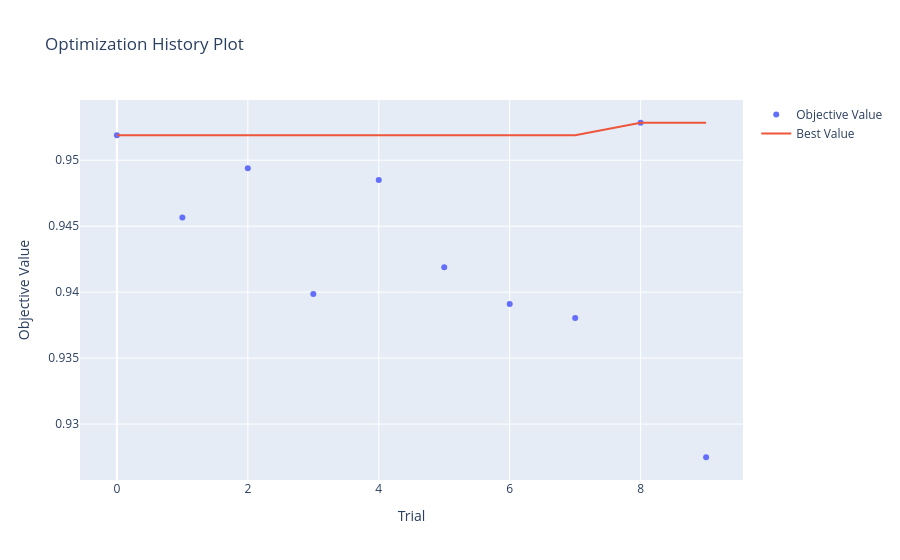
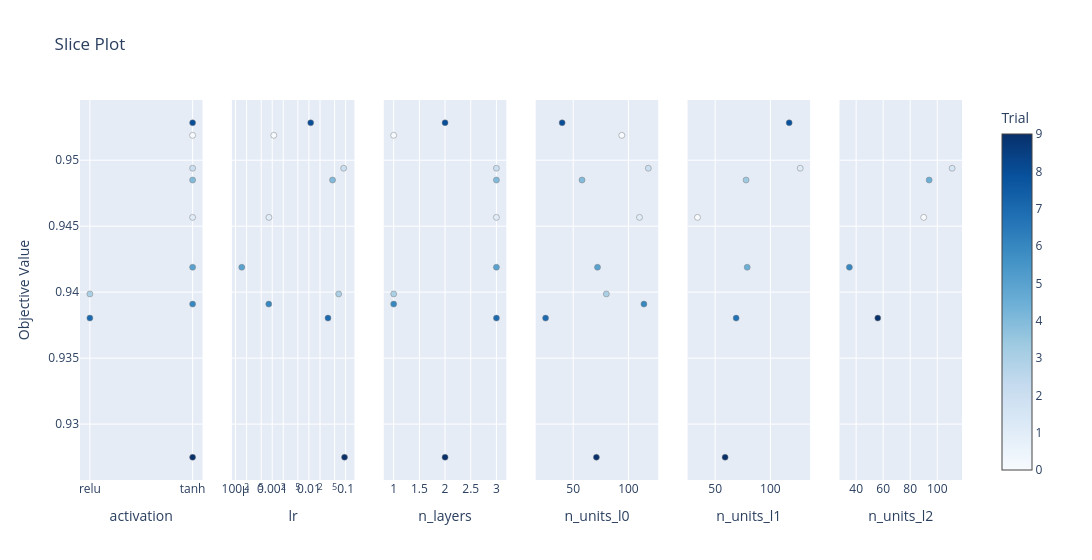

The notebook cell these images were saved under, in order:
### Code cell
#fazer pip install nbformat

# Gráfico com o histórico da otimização
fig1 = optuna.visualization.plot_optimization_history(study)
fig1.show()

# Gráfico detalhando o impacto de cada hiperparâmetro
fig2 = optuna.visualization.plot_slice(study)
fig2.show()

### Figure 1 — Plotly figure (JSON) as saved in the notebook; plotly's stock layout.template omitted (floating-point values rounded to 4 significant figures)
{"data": [{"mode": "markers", "name": "Objective Value", "type": "scatter", "x": [0, 1, 2, 3, 4, 5, 6, 7, 8, 9], "y": [0.9519, 0.9457, 0.9494, 0.9399, 0.9485, 0.9419, 0.9391, 0.938, 0.9528, 0.9275]}, {"mode": "lines", "name": "Best Value", "type": "scatter", "x": [0, 1, 2, 3, 4, 5, 6, 7, 8, 9], "y": [0.9519, 0.9519, 0.9519, 0.9519, 0.9519, 0.9519, 0.9519, 0.9519, 0.9528, 0.9528]}, {"marker": {"color": "#cccccc"}, "mode": "markers", "name": "Infeasible Trial", "showlegend": false, "type": "scatter", "x": [], "y": []}], "layout": {"title": {"text": "Optimization History Plot"}, "xaxis": {"title": {"text": "Trial"}}, "yaxis": {"title": {"text": "Objective Value"}}}}

### Figure 2 — Plotly figure (JSON) as saved in the notebook; plotly's stock layout.template omitted (floating-point values rounded to 4 significant figures)
{"data": [{"marker": {"color": [0, 1, 2, 3, 4, 5, 6, 7, 8, 9], "colorbar": {"title": {"text": "Trial"}, "x": 1, "xpad": 40}, "colorscale": [[0, "rgb(247,251,255)"], [0.125, "rgb(222,235,247)"], [0.25, "rgb(198,219,239)"], [0.375, "rgb(158,202,225)"], [0.5, "rgb(107,174,214)"], [0.625, "rgb(66,146,198)"], [0.75, "rgb(33,113,181)"], [0.875, "rgb(8,81,156)"], [1, "rgb(8,48,107)"]], "line": {"color": "Grey", "width": 0.5}, "showscale": true}, "mode": "markers", "name": "Feasible Trial", "showlegend": false, "type": "scatter", "x": ["tanh", "tanh", "tanh", "relu", "tanh", "tanh", "tanh", "relu", "tanh", "tanh"], "xaxis": "x", "y": [0.9519, 0.9457, 0.9494, 0.9399, 0.9485, 0.9419, 0.9391, 0.938, 0.9528, 0.9275], "yaxis": "y"}, {"marker": {"color": [0, 1, 2, 3, 4, 5, 6, 7, 8, 9], "colorbar": {"title": {"text": "Trial"}, "x": 1, "xpad": 40}, "colorscale": [[0, "rgb(247,251,255)"], [0.125, "rgb(222,235,247)"], [0.25, "rgb(198,219,239)"], [0.375, "rgb(158,202,225)"], [0.5, "rgb(107,174,214)"], [0.625, "rgb(66,146,198)"], [0.75, "rgb(33,113,181)"], [0.875, "rgb(8,81,156)"], [1, "rgb(8,48,107)"]], "line": {"color": "Grey", "width": 0.5}, "showscale": false}, "mode": "markers", "name": "Feasible Trial", "showlegend": false, "type": "scatter", "x": [0.001102, 0.0008133, 0.08837, 0.06465, 0.04397, 0.0001479, 0.0008045, 0.03299, 0.01116, 0.09321], "xaxis": "x2", "y": [0.9519, 0.9457, 0.9494, 0.9399, 0.9485, 0.9419, 0.9391, 0.938, 0.9528, 0.9275], "yaxis": "y2"}, {"marker": {"color": [0, 1, 2, 3, 4, 5, 6, 7, 8, 9], "colorbar": {"title": {"text": "Trial"}, "x": 1, "xpad": 40}, "colorscale": [[0, "rgb(247,251,255)"], [0.125, "rgb(222,235,247)"], [0.25, "rgb(198,219,239)"], [0.375, "rgb(158,202,225)"], [0.5, "rgb(107,174,214)"], [0.625, "rgb(66,146,198)"], [0.75, "rgb(33,113,181)"], [0.875, "rgb(8,81,156)"], [1, "rgb(8,48,107)"]], "line": {"color": "Grey", "width": 0.5}, "showscale": false}, "mode": "markers", "name": "Feasible Trial", "showlegend": false, "type": "scatter", "x": [1, 3, 3, 1, 3, 3, 1, 3, 2, 2], "xaxis": "x3", "y": [0.9519, 0.9457, 0.9494, 0.9399, 0.9485, 0.9419, 0.9391, 0.938, 0.9528, 0.9275], "yaxis": "y3"}, {"marker": {"color": [0, 1, 2, 3, 4, 5, 6, 7, 8, 9], "colorbar": {"title": {"text": "Trial"}, "x": 1, "xpad": 40}, "colorscale": [[0, "rgb(247,251,255)"], [0.125, "rgb(222,235,247)"], [0.25, "rgb(198,219,239)"], [0.375, "rgb(158,202,225)"], [0.5, "rgb(107,174,214)"], [0.625, "rgb(66,146,198)"], [0.75, "rgb(33,113,181)"], [0.875, "rgb(8,81,156)"], [1, "rgb(8,48,107)"]], "line": {"color": "Grey", "width": 0.5}, "showscale": false}, "mode": "markers", "name": "Feasible Trial", "showlegend": false, "type": "scatter", "x": [94, 110, 118, 80, 58, 72, 114, 25, 40, 71], "xaxis": "x4", "y": [0.9519, 0.9457, 0.9494, 0.9399, 0.9485, 0.9419, 0.9391, 0.938, 0.9528, 0.9275], "yaxis": "y4"}, {"marker": {"color": [1, 2, 4, 5, 7, 8, 9], "colorbar": {"title": {"text": "Trial"}, "x": 1, "xpad": 40}, "colorscale": [[0, "rgb(247,251,255)"], [0.125, "rgb(222,235,247)"], [0.25, "rgb(198,219,239)"], [0.375, "rgb(158,202,225)"], [0.5, "rgb(107,174,214)"], [0.625, "rgb(66,146,198)"], [0.75, "rgb(33,113,181)"], [0.875, "rgb(8,81,156)"], [1, "rgb(8,48,107)"]], "line": {"color": "Grey", "width": 0.5}, "showscale": false}, "mode": "markers", "name": "Feasible Trial", "showlegend": false, "type": "scatter", "x": [34, 127, 78, 79, 69, 117, 59], "xaxis": "x5", "y": [0.9457, 0.9494, 0.9485, 0.9419, 0.938, 0.9528, 0.9275], "yaxis": "y5"}, {"marker": {"color": [1, 2, 4, 5, 7], "colorbar": {"title": {"text": "Trial"}, "x": 1, "xpad": 40}, "colorscale": [[0, "rgb(247,251,255)"], [0.125, "rgb(222,235,247)"], [0.25, "rgb(198,219,239)"], [0.375, "rgb(158,202,225)"], [0.5, "rgb(107,174,214)"], [0.625, "rgb(66,146,198)"], [0.75, "rgb(33,113,181)"], [0.875, "rgb(8,81,156)"], [1, "rgb(8,48,107)"]], "line": {"color": "Grey", "width": 0.5}, "showscale": false}, "mode": "markers", "name": "Feasible Trial", "showlegend": false, "type": "scatter", "x": [90, 111, 94, 35, 56], "xaxis": "x6", "y": [0.9457, 0.9494, 0.9485, 0.9419, 0.938], "yaxis": "y6"}], "layout": {"title": {"text": "Slice Plot"}, "width": 1800, "xaxis": {"anchor": "y", "categoryarray": ["relu", "tanh"], "categoryorder": "array", "domain": [0, 0.1389], "title": {"text": "activation"}, "type": "category"}, "xaxis2": {"anchor": "y2", "domain": [0.1722, 0.3111], "title": {"text": "lr"}, "type": "log"}, "xaxis3": {"anchor": "y3", "domain": [0.3444, 0.4833], "title": {"text": "n_layers"}}, "xaxis4": {"anchor": "y4", "domain": [0.5167, 0.6556], "title": {"text": "n_units_l0"}}, "xaxis5": {"anchor": "y5", "domain": [0.6889, 0.8278], "title": {"text": "n_units_l1"}}, "xaxis6": {"anchor": "y6", "domain": [0.8611, 1], "title": {"text": "n_units_l2"}}, "yaxis": {"anchor": "x", "domain": [0, 1], "title": {"text": "Objective Value"}}, "yaxis2": {"anchor": "x2", "domain": [0, 1], "matches": "y", "showticklabels": false}, "yaxis3": {"anchor": "x3", "domain": [0, 1], "matches": "y", "showticklabels": false}, "yaxis4": {"anchor": "x4", "domain": [0, 1], "matches": "y", "showticklabels": false}, "yaxis5": {"anchor": "x5", "domain": [0, 1], "matches": "y", "showticklabels": false}, "yaxis6": {"anchor": "x6", "domain": [0, 1], "matches": "y", "showticklabels": false}}}
